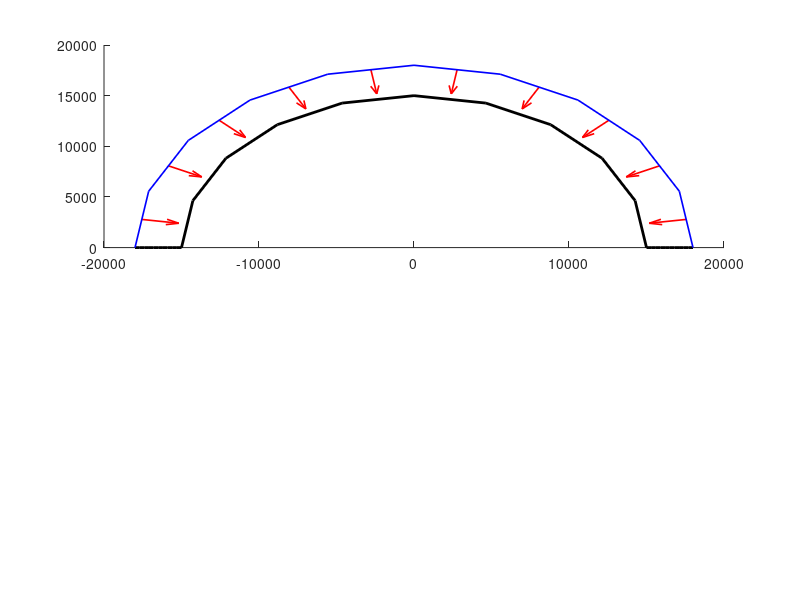

Source code (MATLAB): (Note: this script raises an error after producing the figure.)
% Juan Camilo Gutierrez 
% 201710009014

clc
clear
close all

% Este programa calcula el input para el programa IBEM del profesor Juan
% Diego Jaramillo, en el caso de una viga prismatica en voladizo con una
% carga en el extremo izquierdo y empotrada en el extremo derecho

%%%%%%%%%%%%%%%% INPUTS %%%%%%%%%%%%%%%%%%%%%%%
% Presión aplicada N/mm^2
P = 100;

% Radio de tunel mm  (tunel de oriente 12,5m)
R = 15000; 

% Espesor de puente cilindrico mm
t = 3000;

% Numero de nodos por lado ingresado
n = 10; 

E = 72400;
Nu = 0.33;
G = 28000.00;
%%%%%%%%%%%%%%%%%%%%%%%%%%%%%%%%%%%%%%%%%%%%%%%%%%%%%%
WCS = eye(3);

Xin = zeros(size(t));
Yin = zeros(size(t));
Xout = zeros(size(t));
Yout = zeros(size(t));

Xnorm = zeros(size(t));
Ynorm = zeros(size(t));
Pxnorm = zeros(size(t));
Pynorm = zeros(size(t));

cont = 1;
for i= 0:pi/n:pi
    i2 = pi - i;
    Xin(cont) = R*cos(i); 
    Yin(cont) = R*sin(i);  
    Xout(cont) = (R+t)*cos(i2);
    Yout(cont) = (R+t)*sin(i2); 
    
    Xnorm(cont) = -cos(i+pi/n/2); %deriv cos = -sin -> sin (derivo para tangente, y alterno cambiando uno de signo)
    Ynorm(cont) = -sin(i+pi/n/2); %deriv sin = cos -> cos
    Pxnorm(cont) = ( (R+t)*cos(i) + (R+t)*cos(i+pi/n) ) /2;
    Pynorm(cont) = ( (R+t)*sin(i) + (R+t)*sin(i+pi/n) ) /2;
    
    cont = cont + 1;   
end

Xbleft = -R:-t/n:-R-t;
Xbright = R+t:-t/n:R;
Ybleft = zeros(size(Xbleft));
Ybright = zeros(size(Xbright));

figure(1)
subplot(2,1,1)
hold on
quiver(Pxnorm(1:n),Pynorm(1:n),Xnorm(1:n),Ynorm(1:n),'r','AutoScaleFactor',0.2,'LineWidth',1.2);
plot(Xbright,Ybright, 'k','LineWidth',2)
plot(Xbleft,Ybleft, 'k','LineWidth',2)
plot(Xin,Yin, 'k','LineWidth',2)
plot(Xout,Yout, 'b','LineWidth',1.2)
plt_axes_str_2D(WCS, 5000, 'k', 'r','x','y','')
title('Descripcion de elementos')
axis equal

BleftF=splitCoord(Xbleft,Ybleft);
BrightF=splitCoord(Xbright,Ybright);
InF = splitCoord(Xin,Yin);
OutF = splitCoord(Xout,Yout);

CoordenadasF = [BleftF BrightF InF OutF]';

%%%%%%%%%%%%%%%%%%%%%%%%%%%%%%%%%%%%%%%%%%%%%%%%%%%%%
X = zeros(size(CoordenadasF,1),1);
Y = zeros(size(CoordenadasF,1),1);
Y(3*n+1:4*n,1) = Ynorm(1:n)*P;   % Lugar de aplicacion carga
X(3*n+1:4*n,1) = Xnorm(1:n)*P; 
CoordenadasF = [CoordenadasF X Y] ;

%%%%%%%%%%%%%%%%%%%%%%%%%%%%%%%%%%%%%%%%%%%%%%%%%%%%%%%
tt = 2500;                   %%%%%%%%% DIST A PARTIR DE RADIO INT
cont2=1;
ptsobs = 81;                 %%%%%%% NUM PTS OBS
deltaobs = pi/(ptsobs-1);                       
rangeobs = 0:deltaobs:pi;
xobs = zeros(size(rangeobs));
yobs = zeros(size(rangeobs));
for i= rangeobs
    xobs(cont2) = (R+tt)*cos(i);
    yobs(cont2) = (R+tt)*sin(i);
    cont2 = cont2 +1;
end

Observacion = [xobs' yobs'];

figure(1)
subplot(2,1,2)
hold on
plot(CoordenadasF(:,1),CoordenadasF(:,3),'b.')
% plot(CoordenadasF(:,2),CoordenadasF(:,4),'k.')
plot(Observacion(:,1),Observacion(:,2),'mo')
plt_axes_str_2D(WCS, 5000, 'k', 'r','x','y','')
title('Puntos de Observacion')
axis equal

%%%%%%%%%%%%%%%%%%%%%%%%%%%%%%%%%%%%%%%%%%%%%%%%%%%%%%%%%%%%%%%%%%%%%%%
Empty = strings(size(CoordenadasF,1),1); 

Index = transpose(1:size(CoordenadasF,1)); 
CoordsyCargas = sprintfc('%0.3f',CoordenadasF);
CoordsyCargas(:,7) = num2cell(Index);
CoordsyCargas(:,8) = num2cell(Empty);
Nele1 = 2*n;
Nele2 = 2*n;
Nele3 = 0;
Nele4 = 0; 
Nele5 = 0; 
Nele6 = size(Observacion,1);

TitleCell = {'TUNEL', '', '', '', '', '', '', ''};
SpacesCell = {'1', '', '', '', '', '', '', ''};
ELEMENTOSCell = {'ELEMENTOS', '', '', '', '', '', '', ''};
OBSERVACIONCell = {'OBSERV.', '', '', '', '', '', '', ''};
CellMaterial = [sprintfc('%0.2f',G), string(Nu), string(Nele1), string(Nele2), string(Nele3), string(Nele4), string(Nele5), string(Nele6)];

Empty2 = strings(size(Observacion,1),6); 
ObservacionCell = sprintfc('%0.3f',Observacion);
ObservacionCell(:,3:8) = num2cell(Empty2);

TFinal = table([TitleCell;SpacesCell;CellMaterial;ELEMENTOSCell;CoordsyCargas;OBSERVACIONCell;ObservacionCell]);
delete('IBEM2D.xlsx')
filename = 'IBEM2D.xlsx';
writetable(TFinal,filename,'Sheet',1,'Range','A1','WriteVariableNames',false)
